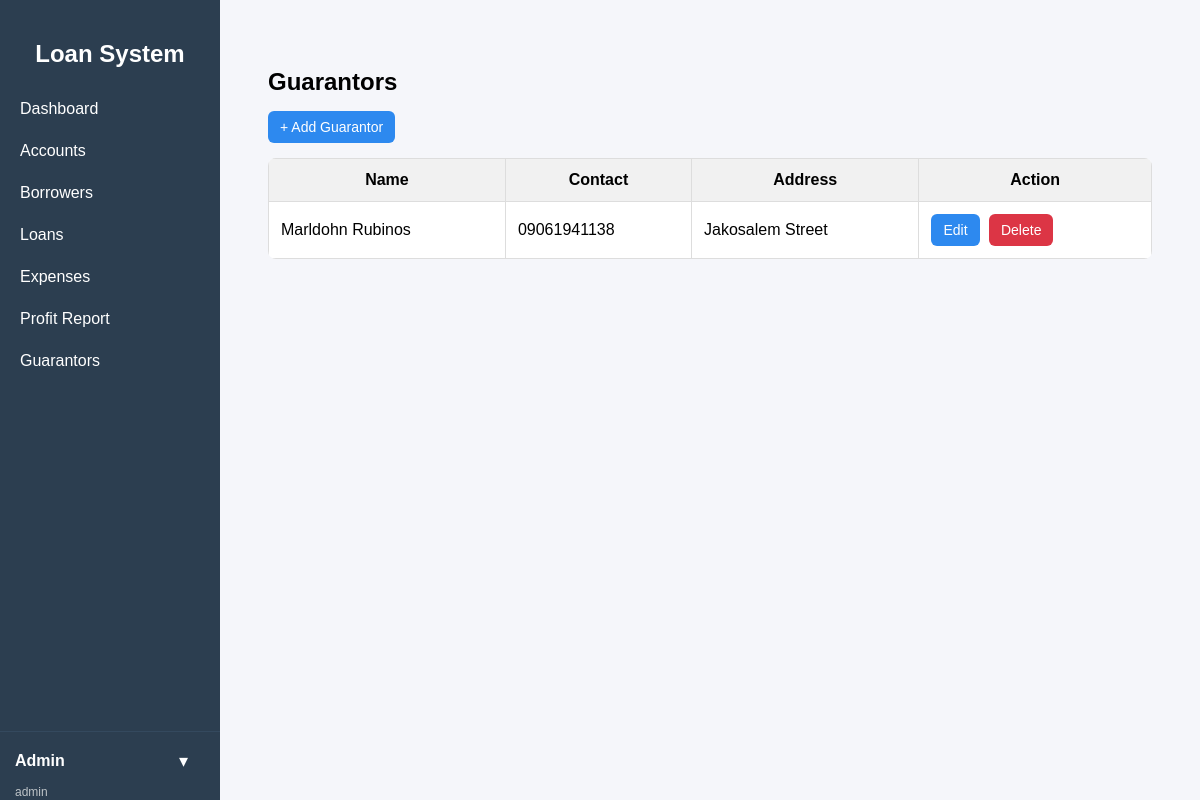
/public/index.php?url=guarantor/index (signed in), run on the app's committed database.
### tables this page shows
CREATE TABLE `guarantors` (
  `id` int(11) NOT NULL,
  `fullname` varchar(100) DEFAULT NULL,
  `contact` varchar(20) DEFAULT NULL,
  `address` text DEFAULT NULL,
  `created_at` timestamp NOT NULL DEFAULT current_timestamp()
);

### app/controllers/GuarantorController.php (called while the page is built, shortened)
<?php
require_once "../app/models/Guarantor.php";
class GuarantorController {
    private $guarantor;
    public function __construct() {
        $this->guarantor = new Guarantor();
    }
    public function index() {
        $guarantors = $this->guarantor->getAll();
        require "../app/views/guarantors/index.php";
    }
}

### core/App.php (called while the page is built, shortened)
<?php
class App {
    protected $method = "index";
    public function __construct() {
        $url = $this->parseUrl();
        if (isset($url[0])) {
            $controllerName = ucfirst($url[0]) . "Controller";
            $controllerFile = "../app/controllers/" . $controllerName . ".php";
            if (file_exists($controllerFile)) {
                unset($url[0]);
            }
        }
        $this->controller = new $this->controller;
        if (isset($url[1]) && method_exists($this->controller, $url[1])) {
            $this->method = $url[1];
            unset($url[1]);
        }
        $params = $url ? array_values($url) : [];
        call_user_func_array([$this->controller, $this->method], $params);
    }
    public function parseUrl() {
        if (isset($_GET['url']) && !empty($_GET['url'])) {
            return explode("/", filter_var(rtrim($_GET['url'], "/"), FILTER_SANITIZE_URL));
        }
        return [];
    }
}

### public/index.php (called while the page is built)
<?php
require_once "../core/App.php";
$app = new App();

### core/Model.php (called while the page is built, shortened)
<?php
require_once __DIR__ . '/../config/database.php';
class Model {
    public function __construct() {
        $db = new Database();
        $this->conn = $db->connect();
    }
}

### config/database.php (called while the page is built, shortened)
<?php
class Database {
    private $host = "localhost";
    private $db_name = "loan_db";
    private $username = "root";
    private $password = "";
    public function connect() {
        $this->conn = null;
        try {
            $this->conn = new PDO(
                "mysql:host={$this->host};port=3306;dbname={$this->db_name}",
                $this->username,
                $this->password
            );
            $this->conn->setAttribute(
                PDO::ATTR_ERRMODE,
                PDO::ERRMODE_EXCEPTION
            );
        } catch (PDOException $e) {
            die("Connection failed: " . $e->getMessage());
        }
        return $this->conn;
    }
}

### app/models/Guarantor.php (called while the page is built, shortened)
<?php
require_once "../core/Model.php";
class Guarantor extends Model {
    public function getAll() {
        $stmt = $this->conn->prepare("
            SELECT * FROM guarantors ORDER BY id DESC
        ");
        $stmt->execute();
        return $stmt->fetchAll(PDO::FETCH_ASSOC);
    }
}

### app/views/guarantors/index.php (the view, shortened to what this page needs)
<?php include __DIR__ . "/../layouts/sidebar.php"; ?>
<div class="container">
<h2>Guarantors</h2>
<button class="btn-primary" onclick="openCreateModal()">
    + Add Guarantor
</button>
<table>
    <tr>
        <th>Name</th>
        <th>Contact</th>
        <th>Address</th>
        <th>Action</th>
    </tr>
    <?php if (!empty($guarantors)): ?>
        <?php foreach ($guarantors as $g): ?>
        <tr>
            <td><?= htmlspecialchars($g['fullname']) ?></td>
            <td><?= htmlspecialchars($g['contact']) ?></td>
            <td><?= htmlspecialchars($g['address']) ?></td>
            <td>
                <button class="btn-primary"
                    onclick="openEditModal(
                        '<?= $g['id'] ?>',
                        '<?= htmlspecialchars($g['fullname'], ENT_QUOTES) ?>',
                        '<?= htmlspecialchars($g['contact'], ENT_QUOTES) ?>',
                        '<?= htmlspecialchars($g['address'], ENT_QUOTES) ?>'
                    )">
                    Edit
                </button>
                 <a class="btn btn-danger"
                   href="/LoanManagement/public/index.php?url=guarantor/delete/<?= $g['id'] ?>"
                   onclick="return confirm('Delete this guarantor?')">
                    Delete
                </a>
            </td>
        </tr>
        <?php endforeach; ?>
    <?php else: ?>
        <tr>
            <td colspan="4">No guarantors found</td>
        </tr>
    <?php endif; ?>
</table>
</div>
<?php include __DIR__ . "/../layouts/footer.php"; ?>

### app/views/guarantors/index.php (style rules this page uses)
h2 { margin-bottom: 15px; }
.container { padding: 20px; }
button, a.btn { padding: 8px 12px; border: none; border-radius: 6px; cursor: pointer; text-decoration: none; display: inline-block; margin-right: 5px; font-size: 14px; }
.btn-primary { background: #2d89ef; color: white; }
.btn-danger { background: #dc3545; color: white; }
table { width: 100%; border-collapse: collapse; margin-top: 15px; background: white; border-radius: 8px; overflow: hidden; }
th { background: #f1f1f1; }
th, td { padding: 12px; border: 1px solid #ddd; }

### data on the page
guarantors: fullname "Marldohn Rubinos", contact "09061941138", address "Jakosalem Street"

### other printed values
$_SESSION['user']['name'] "Admin"
$_SESSION['user']['role'] "admin"
